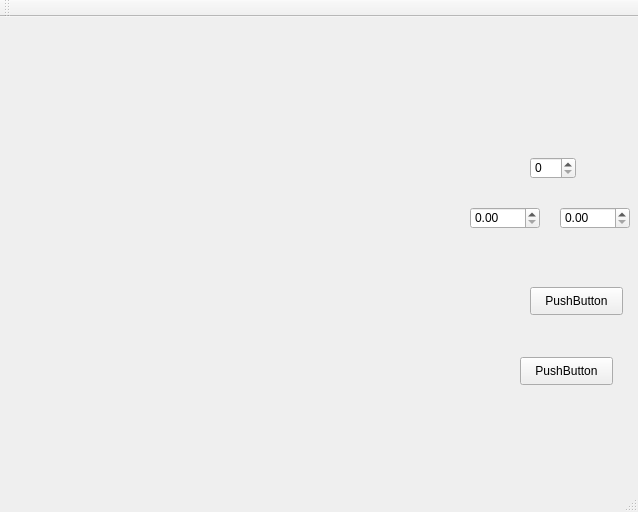
<?xml version="1.0" encoding="UTF-8"?>
<ui version="4.0">
 <class>MainWindow</class>
 <widget class="QMainWindow" name="MainWindow">
  <property name="geometry">
   <rect>
    <x>0</x>
    <y>0</y>
    <width>638</width>
    <height>512</height>
   </rect>
  </property>
  <property name="windowTitle">
   <string>MainWindow</string>
  </property>
  <widget class="QWidget" name="centralWidget">
   <widget class="QPushButton" name="pushButton">
    <property name="geometry">
     <rect>
      <x>530</x>
      <y>270</y>
      <width>93</width>
      <height>28</height>
     </rect>
    </property>
    <property name="text">
     <string>PushButton</string>
    </property>
   </widget>
   <widget class="QDoubleSpinBox" name="doubleSpinBox">
    <property name="geometry">
     <rect>
      <x>470</x>
      <y>190</y>
      <width>70</width>
      <height>22</height>
     </rect>
    </property>
    <property name="maximum">
     <double>999.990000000000009</double>
    </property>
   </widget>
   <widget class="QDoubleSpinBox" name="doubleSpinBox_2">
    <property name="geometry">
     <rect>
      <x>560</x>
      <y>190</y>
      <width>70</width>
      <height>22</height>
     </rect>
    </property>
    <property name="maximum">
     <double>999.990000000000009</double>
    </property>
   </widget>
   <widget class="QSpinBox" name="spinBox">
    <property name="geometry">
     <rect>
      <x>530</x>
      <y>140</y>
      <width>46</width>
      <height>22</height>
     </rect>
    </property>
   </widget>
   <widget class="QPushButton" name="pushButton_2">
    <property name="geometry">
     <rect>
      <x>520</x>
      <y>340</y>
      <width>93</width>
      <height>28</height>
     </rect>
    </property>
    <property name="text">
     <string>PushButton</string>
    </property>
   </widget>
   <widget class="QWidget" name="widget" native="true">
    <property name="geometry">
     <rect>
      <x>20</x>
      <y>30</y>
      <width>431</width>
      <height>401</height>
     </rect>
    </property>
   </widget>
  </widget>
  <widget class="QMenuBar" name="menuBar">
   <property name="geometry">
    <rect>
     <x>0</x>
     <y>0</y>
     <width>638</width>
     <height>26</height>
    </rect>
   </property>
  </widget>
  <widget class="QToolBar" name="mainToolBar">
   <attribute name="toolBarArea">
    <enum>TopToolBarArea</enum>
   </attribute>
   <attribute name="toolBarBreak">
    <bool>false</bool>
   </attribute>
  </widget>
  <widget class="QStatusBar" name="statusBar"/>
 </widget>
 <layoutdefault spacing="6" margin="11"/>
 <resources/>
 <connections/>
</ui>
